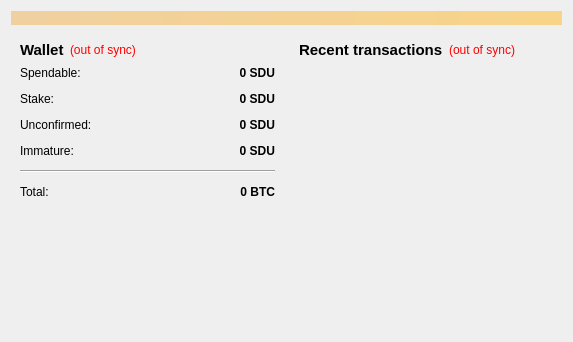
<?xml version="1.0" encoding="UTF-8"?>
<ui version="4.0">
 <class>OverviewPage</class>
 <widget class="QWidget" name="OverviewPage">
  <property name="geometry">
   <rect>
    <x>0</x>
    <y>0</y>
    <width>573</width>
    <height>342</height>
   </rect>
  </property>
  <property name="windowTitle">
   <string>Form</string>
  </property>
  <layout class="QVBoxLayout" name="topLayout">
   <item>
    <widget class="QLabel" name="labelAlerts">
     <property name="visible">
      <bool>false</bool>
     </property>
     <property name="styleSheet">
      <string notr="true">background-color: qlineargradient(x1: 0, y1: 0, x2: 1, y2: 0, stop:0 #F0D0A0, stop:1 #F8D488);  color:#000000
</string>
     </property>
     <property name="wordWrap">
      <bool>true</bool>
     </property>
     <property name="margin">
      <number>3</number>
     </property>
    </widget>
   </item>
   <item>
    <layout class="QHBoxLayout" name="horizontalLayout" stretch="1,1">
     <item>
      <layout class="QVBoxLayout" name="verticalLayout_2">
       <item>
        <widget class="QWidget" name="widget" native="true">
         <layout class="QVBoxLayout" name="verticalLayout_4">
          <item>
           <layout class="QHBoxLayout" name="horizontalLayout_4">
            <item>
             <widget class="QLabel" name="label_5">
              <property name="font">
               <font>
                <pointsize>11</pointsize>
                <weight>75</weight>
                <bold>true</bold>
               </font>
              </property>
              <property name="text">
               <string>Wallet</string>
              </property>
             </widget>
            </item>
            <item>
             <widget class="QLabel" name="labelWalletStatus">
              <property name="toolTip">
               <string>The displayed information may be out of date. Your wallet automatically synchronizes with the SOLIDUS network after a connection is established, but this process has not completed yet.</string>
              </property>
              <property name="styleSheet">
               <string notr="true">QLabel { color: red; }</string>
              </property>
              <property name="text">
               <string notr="true">(out of sync)</string>
              </property>
              <property name="alignment">
               <set>Qt::AlignLeading|Qt::AlignLeft|Qt::AlignVCenter</set>
              </property>
             </widget>
            </item>
            <item>
             <spacer name="horizontalSpacer_2">
              <property name="orientation">
               <enum>Qt::Horizontal</enum>
              </property>
              <property name="sizeHint" stdset="0">
               <size>
                <width>40</width>
                <height>20</height>
               </size>
              </property>
             </spacer>
            </item>
           </layout>
          </item>
          <item>
           <layout class="QFormLayout" name="formLayout_2">
            <property name="fieldGrowthPolicy">
             <enum>QFormLayout::AllNonFixedFieldsGrow</enum>
            </property>
            <property name="horizontalSpacing">
             <number>12</number>
            </property>
            <property name="verticalSpacing">
             <number>12</number>
            </property>
            <item row="0" column="0">
             <widget class="QLabel" name="label">
              <property name="text">
               <string>Spendable:</string>
              </property>
             </widget>
            </item>
            <item row="0" column="1">
             <widget class="QLabel" name="labelBalance">
              <property name="font">
               <font>
                <weight>75</weight>
                <bold>true</bold>
               </font>
              </property>
              <property name="cursor">
               <cursorShape>IBeamCursor</cursorShape>
              </property>
              <property name="toolTip">
               <string>Your current spendable balance</string>
              </property>
              <property name="text">
               <string notr="true">0 SDU</string>
              </property>
              <property name="alignment">
               <set>Qt::AlignRight|Qt::AlignTrailing|Qt::AlignVCenter</set>
              </property>
              <property name="textInteractionFlags">
               <set>Qt::LinksAccessibleByMouse|Qt::TextSelectableByKeyboard|Qt::TextSelectableByMouse</set>
              </property>
             </widget>
            </item>
            <item row="1" column="0">
             <widget class="QLabel" name="label_6">
              <property name="text">
               <string>Stake:</string>
              </property>
             </widget>
            </item>
            <item row="1" column="1">
             <widget class="QLabel" name="labelStake">
              <property name="font">
               <font>
                <weight>75</weight>
                <bold>true</bold>
               </font>
              </property>
              <property name="cursor">
               <cursorShape>IBeamCursor</cursorShape>
              </property>
              <property name="toolTip">
               <string>Total of coins that was staked, and do not yet count toward the current balance</string>
              </property>
              <property name="text">
               <string notr="true">0 SDU</string>
              </property>
              <property name="alignment">
               <set>Qt::AlignRight|Qt::AlignTrailing|Qt::AlignVCenter</set>
              </property>
              <property name="textInteractionFlags">
               <set>Qt::LinksAccessibleByMouse|Qt::TextSelectableByKeyboard|Qt::TextSelectableByMouse</set>
              </property>
             </widget>
            </item>
            <item row="2" column="0">
             <widget class="QLabel" name="label_3">
              <property name="text">
               <string>Unconfirmed:</string>
              </property>
             </widget>
            </item>
            <item row="2" column="1">
             <widget class="QLabel" name="labelUnconfirmed">
              <property name="font">
               <font>
                <weight>75</weight>
                <bold>true</bold>
               </font>
              </property>
              <property name="cursor">
               <cursorShape>IBeamCursor</cursorShape>
              </property>
              <property name="toolTip">
               <string>Total of transactions that have yet to be confirmed, and do not yet count toward the current balance</string>
              </property>
              <property name="text">
               <string notr="true">0 SDU</string>
              </property>
              <property name="alignment">
               <set>Qt::AlignRight|Qt::AlignTrailing|Qt::AlignVCenter</set>
              </property>
              <property name="textInteractionFlags">
               <set>Qt::LinksAccessibleByMouse|Qt::TextSelectableByKeyboard|Qt::TextSelectableByMouse</set>
              </property>
             </widget>
            </item>
            <item row="3" column="0">
             <widget class="QLabel" name="labelImmatureText">
              <property name="text">
               <string>Immature:</string>
              </property>
             </widget>
            </item>
            <item row="3" column="1">
             <widget class="QLabel" name="labelImmature">
              <property name="font">
               <font>
                <weight>75</weight>
                <bold>true</bold>
               </font>
              </property>
              <property name="toolTip">
               <string>Mined balance that has not yet matured</string>
              </property>
              <property name="text">
               <string notr="true">0 SDU</string>
              </property>
              <property name="alignment">
               <set>Qt::AlignRight|Qt::AlignTrailing|Qt::AlignVCenter</set>
              </property>
              <property name="textInteractionFlags">
               <set>Qt::LinksAccessibleByMouse|Qt::TextSelectableByKeyboard|Qt::TextSelectableByMouse</set>
              </property>
             </widget>
            </item>
            <item row="4" column="0" colspan="2">
             <widget class="Line" name="line">
              <property name="orientation">
               <enum>Qt::Horizontal</enum>
              </property>
             </widget>
            </item>
            <item row="5" column="0">
             <widget class="QLabel" name="labelTotalText">
              <property name="text">
               <string>Total:</string>
              </property>
             </widget>
            </item>
            <item row="5" column="1">
             <widget class="QLabel" name="labelTotal">
              <property name="font">
               <font>
                <weight>75</weight>
                <bold>true</bold>
               </font>
              </property>
              <property name="cursor">
               <cursorShape>IBeamCursor</cursorShape>
              </property>
              <property name="toolTip">
               <string>Your current total balance</string>
              </property>
              <property name="text">
               <string notr="true">0 BTC</string>
              </property>
              <property name="alignment">
               <set>Qt::AlignRight|Qt::AlignTrailing|Qt::AlignVCenter</set>
              </property>
              <property name="textInteractionFlags">
               <set>Qt::LinksAccessibleByMouse|Qt::TextSelectableByKeyboard|Qt::TextSelectableByMouse</set>
              </property>
             </widget>
            </item>
           </layout>
          </item>
         </layout>
        </widget>
       </item>
       <item>
        <spacer name="verticalSpacer">
         <property name="orientation">
          <enum>Qt::Vertical</enum>
         </property>
         <property name="sizeHint" stdset="0">
          <size>
           <width>20</width>
           <height>40</height>
          </size>
         </property>
        </spacer>
       </item>
      </layout>
     </item>
     <item>
      <layout class="QVBoxLayout" name="verticalLayout_3">
       <item>
        <widget class="QWidget" name="widget_2" native="true">
         <layout class="QVBoxLayout" name="verticalLayout">
          <item>
           <layout class="QHBoxLayout" name="horizontalLayout_2">
            <item>
             <widget class="QLabel" name="label_4">
              <property name="font">
               <font>
                <pointsize>11</pointsize>
                <weight>75</weight>
                <bold>true</bold>
               </font>
              </property>
              <property name="text">
               <string>&lt;b&gt;Recent transactions&lt;/b&gt;</string>
              </property>
             </widget>
            </item>
            <item>
             <widget class="QLabel" name="labelTransactionsStatus">
              <property name="toolTip">
               <string>The displayed information may be out of date. Your wallet automatically synchronizes with the SOLIDUS network after a connection is established, but this process has not completed yet.</string>
              </property>
              <property name="styleSheet">
               <string notr="true">QLabel { color: red; }</string>
              </property>
              <property name="text">
               <string notr="true">(out of sync)</string>
              </property>
              <property name="alignment">
               <set>Qt::AlignRight|Qt::AlignTrailing|Qt::AlignVCenter</set>
              </property>
             </widget>
            </item>
            <item>
             <spacer name="horizontalSpacer">
              <property name="orientation">
               <enum>Qt::Horizontal</enum>
              </property>
              <property name="sizeHint" stdset="0">
               <size>
                <width>40</width>
                <height>20</height>
               </size>
              </property>
             </spacer>
            </item>
           </layout>
          </item>
          <item>
           <widget class="QListView" name="listTransactions">
            <property name="styleSheet">
             <string notr="true">QListView { background: transparent; }</string>
            </property>
            <property name="frameShape">
             <enum>QFrame::NoFrame</enum>
            </property>
            <property name="verticalScrollBarPolicy">
             <enum>Qt::ScrollBarAlwaysOff</enum>
            </property>
            <property name="horizontalScrollBarPolicy">
             <enum>Qt::ScrollBarAlwaysOff</enum>
            </property>
            <property name="selectionMode">
             <enum>QAbstractItemView::NoSelection</enum>
            </property>
           </widget>
          </item>
         </layout>
        </widget>
       </item>
      </layout>
     </item>
    </layout>
   </item>
  </layout>
 </widget>
 <resources/>
 <connections/>
</ui>
